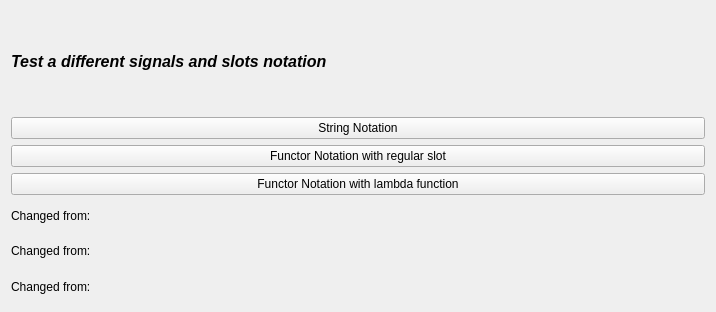
<?xml version="1.0" encoding="UTF-8"?>
<ui version="4.0">
 <class>Widget</class>
 <widget class="QWidget" name="Widget">
  <property name="geometry">
   <rect>
    <x>0</x>
    <y>0</y>
    <width>716</width>
    <height>312</height>
   </rect>
  </property>
  <property name="windowTitle">
   <string>Signals and Slots</string>
  </property>
  <layout class="QVBoxLayout" name="verticalLayout_4">
   <item>
    <widget class="QLabel" name="titlelabel">
     <property name="font">
      <font>
       <pointsize>12</pointsize>
       <italic>true</italic>
       <bold>true</bold>
      </font>
     </property>
     <property name="text">
      <string>Test a different signals and slots notation</string>
     </property>
    </widget>
   </item>
   <item>
    <layout class="QVBoxLayout" name="verticalLayout">
     <item>
      <widget class="QPushButton" name="stringNotationButton">
       <property name="text">
        <string>String Notation</string>
       </property>
      </widget>
     </item>
     <item>
      <widget class="QPushButton" name="functorNotationButton">
       <property name="text">
        <string>Functor Notation with regular slot</string>
       </property>
      </widget>
     </item>
     <item>
      <widget class="QPushButton" name="functorLambdaNotationButton">
       <property name="text">
        <string>Functor Notation with lambda function</string>
       </property>
      </widget>
     </item>
    </layout>
   </item>
   <item>
    <layout class="QVBoxLayout" name="verticalLayout_2">
     <item>
      <widget class="QLabel" name="stringNotationLabel">
       <property name="text">
        <string>Changed from:</string>
       </property>
      </widget>
     </item>
     <item>
      <widget class="QLabel" name="functorNotationLabel">
       <property name="text">
        <string>Changed from:</string>
       </property>
      </widget>
     </item>
     <item>
      <widget class="QLabel" name="functorLambdaNotationLabel">
       <property name="text">
        <string>Changed from:</string>
       </property>
      </widget>
     </item>
    </layout>
   </item>
  </layout>
 </widget>
 <tabstops>
  <tabstop>stringNotationButton</tabstop>
  <tabstop>functorNotationButton</tabstop>
  <tabstop>functorLambdaNotationButton</tabstop>
 </tabstops>
 <resources/>
 <connections/>
</ui>
